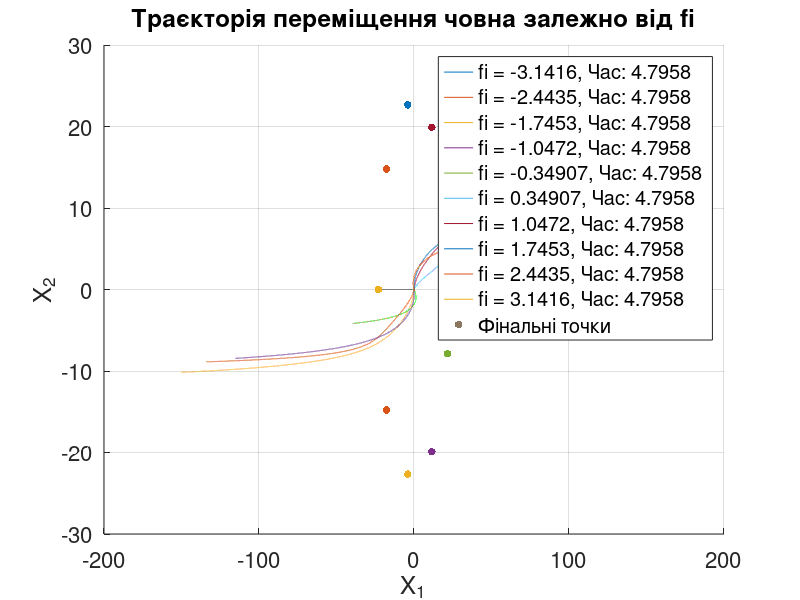

The MATLAB script that drew this image:
% вхідні дані
n = 23;
s_0 = sqrt(23);
v = sqrt(23);
l = 23;

disp('INPUT DATA');
disp(['n = ', num2str(n)]);
disp(['s_0 = ', num2str(s_0)]);
disp(['v = ', num2str(v)]);
disp(['l = ', num2str(l)]);

N = 10000;
disp(['N = ', num2str(N)]);
tau = (l / v) / N;
disp(['tau = ', num2str(tau)]);

N_fi = 10;
fi_values = linspace(-pi, pi, N_fi);  % генерація fi

function [u_1, u_2] = calculate_control(x_1, x_2, s_0, v, l, fi, tau)

    % формула для λ
    lambda = sqrt((l*cos(fi) - x_1 - s_0 * x_2 * tau)^2 +
    (l*sin(fi) - x_2)^2) * v * tau - v^2 * tau^2;

    % формули для u1, u2
    u_1 = ((l*cos(fi) - x_1 - s_0 * x_2 * tau) * v * tau) / (lambda + v^2 * tau^2);
    u_2 = ((l*sin(fi) - x_2) * v * tau) / (lambda + v^2 * tau^2);
end

figure;
hold on;

colors = lines(N_fi);
final_points = zeros(N_fi, 2);

for j = 1:N_fi
    fi = fi_values(j);

    x_1 = 0;
    x_2 = 0;

    x_1_values = zeros(1, N+1);
    x_2_values = zeros(1, N+1);

    for i = 1:N
        [u_1, u_2] = calculate_control(x_1, x_2, s_0, v, l, fi, tau);

        x_1 = x_1 + (s_0 * x_2 + v * u_1) * tau;
        x_2 = x_2 + v * u_2 * tau;

        x_1_values(i+1) = x_1;
        x_2_values(i+1) = x_2;

    end
    time = l/v;
    plot(x_1_values, x_2_values, 'DisplayName', ['fi = ', num2str(fi), ', Час: ', num2str(time)], 'Color', colors(j, :));

    final_points(j, :) = [l*cos(fi), l*sin(fi)];
end

xlabel('X_1', 'FontSize', 20);
ylabel('X_2', 'FontSize', 20);
title('Траєкторія переміщення човна залежно від fi', 'FontSize', 20);
grid on;
set(gca, 'FontSize', 16);
legend('show');

scatter(final_points(:, 1), final_points(:, 2), 30, colors, 'filled', 'DisplayName', ['Фінальні точки']);
